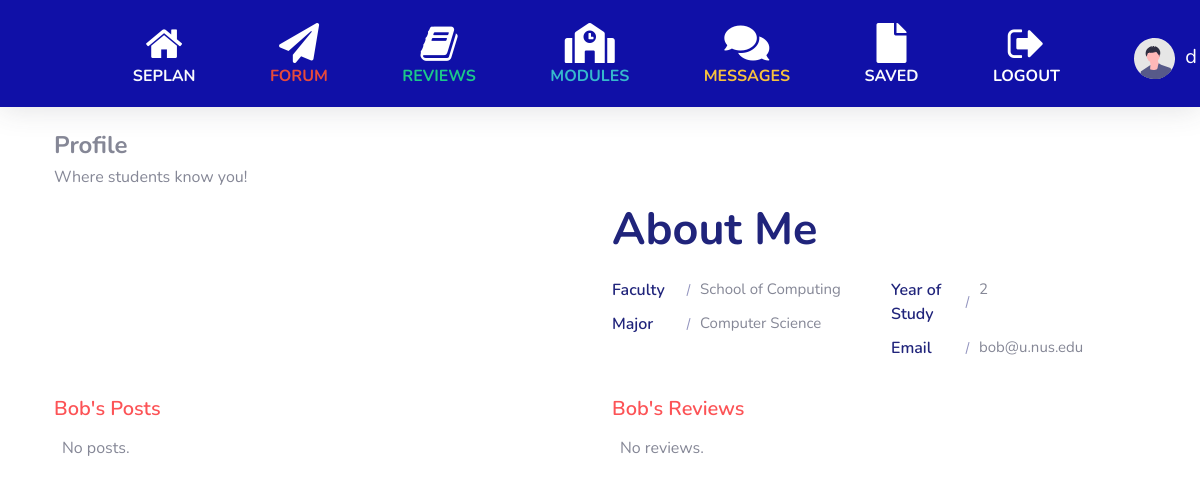
Page /profile/Bob (signed in) on the committed database.
### sep/models.py (models this page shows, shortened)
class User(AbstractUser):
    faculty = models.CharField(max_length=120)
    year = models.IntegerField(blank=True, null=True)
    major = models.CharField(max_length=120)
    sep = models.BooleanField(blank=True, null=True)
    picture = models.URLField(blank=True, null=True)

### sep/views.py (the view)
# urls.py: path("profile/<str:username>", views.profile, name="profile"),
def profile(request, username):
    if not request.user.is_authenticated:
        return HttpResponseRedirect(reverse('login'))
    user = User.objects.get(username=username)
    posts = Forum.objects.filter(user=user).order_by('-date')
    reviews = Review.objects.filter(user=user).order_by('-date')
    return render(request, "sep/profile.html",{
        "user": user, "posts": posts, "reviews": reviews
    })

### sep/templates/sep/profile.html (shortened to what this page needs)
{% extends "sep/layout.html" %} {% load static %} {% block body %}
<link href="{% static '/profile.css' %}" rel="stylesheet" />
<section class="about-section" id="about">
  <div class="container">
    <h4><strong>Profile</strong></h4>
    <h6 class="mb-3">Where students know you!</h6>
    <div class="row align-items-center flex-row-reverse">
      <div class="col-lg-6">
        <div class="about-text go-to">
          <h3 class="dark-color">About Me</h3>
          <div class="row about-list">
            <div class="col-md-6">
              <div class="media">
                <label>Faculty</label>
                <p> {{ user.faculty }}</p>
              </div>
              <div class="media">
                <label>Major</label>
                <p>{{ user.major }}</p>
              </div>
            </div>
            <div class="col-md-6">
              <div class="media">
                <label>Year of Study</label>
                <p>{{ user.year }}</p>
              </div>
              <div class="media">
                <label>Email</label>
                <p>{{ user.email }}</p>
              </div>
            </div>
          </div>
        </div>
      </div>
      <div class="col-lg-6">
        <div class="about-avatar">
        </div>
      </div>
    </div>
  </section>
  <div class="container">
    <div class="row row-lg-6">
      <div class="col col-lg-6">
        <div class="about-text go-to">
          <h6 class="theme-color lead">
            {{ user.username }}'s Posts
          </h6>
        </div>
        {% for post in posts %}
        <div class="card mb-2">
          <div class="card-body p-2 p-sm-3">
            <div class="media forum-item">
              <img
                src="https://bootdey.com/img/Content/avatar/avatar1.png"
                class="mr-3 rounded-circle"
                style="max-width: 10%"
                alt="User"
              />
              <div class="media-body">
                <span class="text-muted small"
                  >Posted by:
                  <a href="{% url 'profile' post.user.username %}"
                  >{{ post.user }}</a
                  > | {{ post.date }}</span
                >
                {% if post.user != request.user %}
                <span class="text-muted small"
                  >|
                  <a href="{% url 'messages' post.user.username %}"
                    ><i class="fas fa-comments ml-2"></i></a
                ></span>
                {% endif %}
                <br />
                <strong style="font-size: 25px"
                  ><a href="{% url 'forum_post' post.id %}" class="text-body"
                    >Title: {{ post.title }}</a
                  ></strong
                ><br />
              </div>
            </div>
          </div>
        </div>
        {% empty %}
        <span class="text-default-d3 text-90 text-600radius-1 p-2">
          No posts.
        </span>
        {% endfor %}
      </div>
      <div class="col col-lg-6">
        <div class="about-text go-to">
          <h6 class="theme-color lead">
            {{ user.username }}'s Reviews
          </h6>
        {% for review in reviews %}
        <div class="card mb-2">
          <div class="card-body p-2 p-sm-3">
            <div class="media forum-item">
              <img
                src="https://bootdey.com/img/Content/avatar/avatar1.png"
                class="mr-3 rounded-circle"
                style="max-width: 10%"
                alt="User"
              />
              <div class="media-body">
                <span class="text-muted small"
                  >Posted by:
                  <a href="{% url 'profile' review.user.username %}"
                  >{{ review.user }}</a
                  > | {{ review.date }}</span
                >
                {% if review.user != request.user %}
                <span class="text-muted small"
                  >|
                  <a href="{% url 'messages' review.user.username %}"
                    ><i class="fas fa-comments ml-2"></i></a
                ></span>
                {% endif %}
                <br />
                <strong style="font-size: 25px"
                  ><a href="{% url 'page' review.university %}" class="text-body"
                    >Review: {{ review.university }}</a
                  ></strong
                ><br />
              </div>
            </div>
          </div>
        </div>
        {% empty %}
        <span class="text-default-d3 text-90 text-600radius-1 p-2">
          No reviews.
        </span>
        {% endfor %}
      </div>
    </div>
  </div>
{% endblock %}

### sep/templates/sep/layout.html (shortened to what this page needs)
{% load static %}
<!DOCTYPE html>
<html lang="en">
  <head>
    <link
      rel="stylesheet"
      href="https://stackpath.bootstrapcdn.com/bootstrap/4.4.1/css/bootstrap.min.css"
    />
    <link href="{% static '/all.min.css' %}" rel="stylesheet" />
    <link href="{% static '/sb-admin-2.min.css' %}" rel="stylesheet" />
    <link
      href="https://cdnjs.cloudflare.com/ajax/libs/font-awesome/5.15.3/css/all.min.css"
      rel="stylesheet"
    />
    <link
      rel="stylesheet"
      href="https://cdnjs.cloudflare.com/ajax/libs/font-awesome/4.7.0/css/font-awesome.min.css"
    />
    <link href="{% static '/layout.css' %}" rel="stylesheet" />
  </head>
  <nav
    class="navbar navbar-expand navbar-light topbar mb-4 static-top shadow"
    style="background-color: rgb(16, 16, 167); height: 70%"
  >
    {% if user.is_authenticated %}
    <div style="margin-left: 10%">
      <a
        class="navbar-brand text-white centralise home"
        href="{% url 'index' %}"
        ><i class="fa fa-home fa-2x"></i>
        <div class="h6 font-weight-bold text-light text-uppercase">
          SEPlan
        </div></a
      >
    </div>
    <div style="margin-left: 5%">
      <a
        class="navbar-brand text-white centralise menu-item"
        href="{% url 'forum' %}"
        ><i class="fas fa-paper-plane fa-2x"></i>
        <div class="h6 font-weight-bold text-danger text-uppercase">
          Forum
        </div></a
      >
    </div>
    <div style="margin-left: 5%">
      <a
        class="navbar-brand text-white centralise menu-item"
        href="{% url 'reviews' %}"
        ><i class="fa fa-book fa-2x"></i>
        <div class="h6 font-weight-bold text-success text-uppercase">
          Reviews
        </div></a
      >
    </div>
    <div style="margin-left: 5%">
      <a
        class="navbar-brand text-white centralise menu-item"
        href="{% url 'modules' %}"
        ><i class="fas fa-school fa-2x"></i>
        <div class="h6 font-weight-bold text-info text-uppercase">
          Modules
        </div></a
      >
    </div>
    <div style="margin-left: 5%">
      <a
        class="navbar-brand text-white centralise menu-item"
        href="{% url 'messages' request.user.username %}"
        ><i class="fas fa-comments fa-2x"></i>
        <div class="h6 font-weight-bold text-warning text-uppercase">
          Messages
        </div></a
      >
    </div>
    <div style="margin-left: 5%">
      <a
        class="navbar-brand text-white centralise menu-item"
        href="{% url 'watchlist' %}"
        ><i class="fas fa-file fa-2x"></i>
        <div class="h6 font-weight-bold text-light text-uppercase">
          Saved
        </div></a
      >
    </div>
    <div style="margin-left: 5%">
      <a
        class="navbar-brand text-white centralise menu-item"
        href="{% url 'logout' %}"
        ><i class="fa fa-sign-out fa-2x"></i>
        <div class="h6 font-weight-bold text-white text-uppercase">
          Logout
        </div></a
      >
    </div>
    <div style="margin-left: 5%">
      <a
        class="navbar-brand text-white centralise menu-item"
        href="{% url 'profile' request.user.username %}"
        ><img
          src="/media/index/undraw_profile.svg"
          style="max-width: 200%; margin-right: 5px"
        />
        <div class="mr-4 d-none d-lg-inline text-white">
          {{ request.user.username }}
        </div></a
      >
    </div>
    {% endif %}
  </nav>
  {% block body %} {% endblock %}
</html>

### sep/static/layout.css (style rules this page uses)
.centralise { text-align: center; margin-top: 10px; }

### sep/static/profile.css (style rules this page uses)
img { max-width: 100%; }
img { vertical-align: middle; border-style: none; }
.about-text h3 { font-size: 45px; font-weight: 700; margin: 0 0 6px; }
.about-text h6 { font-weight: 600; margin-bottom: 15px; }
.about-text p { font-size: 18px; max-width: 450px; }
.about-list { padding-top: 10px; }
.about-list .media { padding: 5px 0; }
.about-list label { color: #20247b; font-weight: 600; width: 88px; margin: 0; position: relative; }
.about-list label:after { content: ""; position: absolute; top: 0; bottom: 0; right: 11px; width: 1px; height: 12px; background: #20247b; -moz-transform: rotate(15deg); -o-transform: rotate(15deg); -ms-transform: rotate(15deg); -webkit-transform: rotate(15deg); transform: rotate(15deg); margin: auto; opacity: 0.5; }
.about-list p { margin: 0; font-size: 15px; }
.theme-color { color: #fc5356; }
.dark-color { color: #20247b; }

### rows in the picture
User: user.username "d"
User: faculty "School of Computing", major "Computer Science", year "2", email "bob@u.nus.edu", username "Bob"
